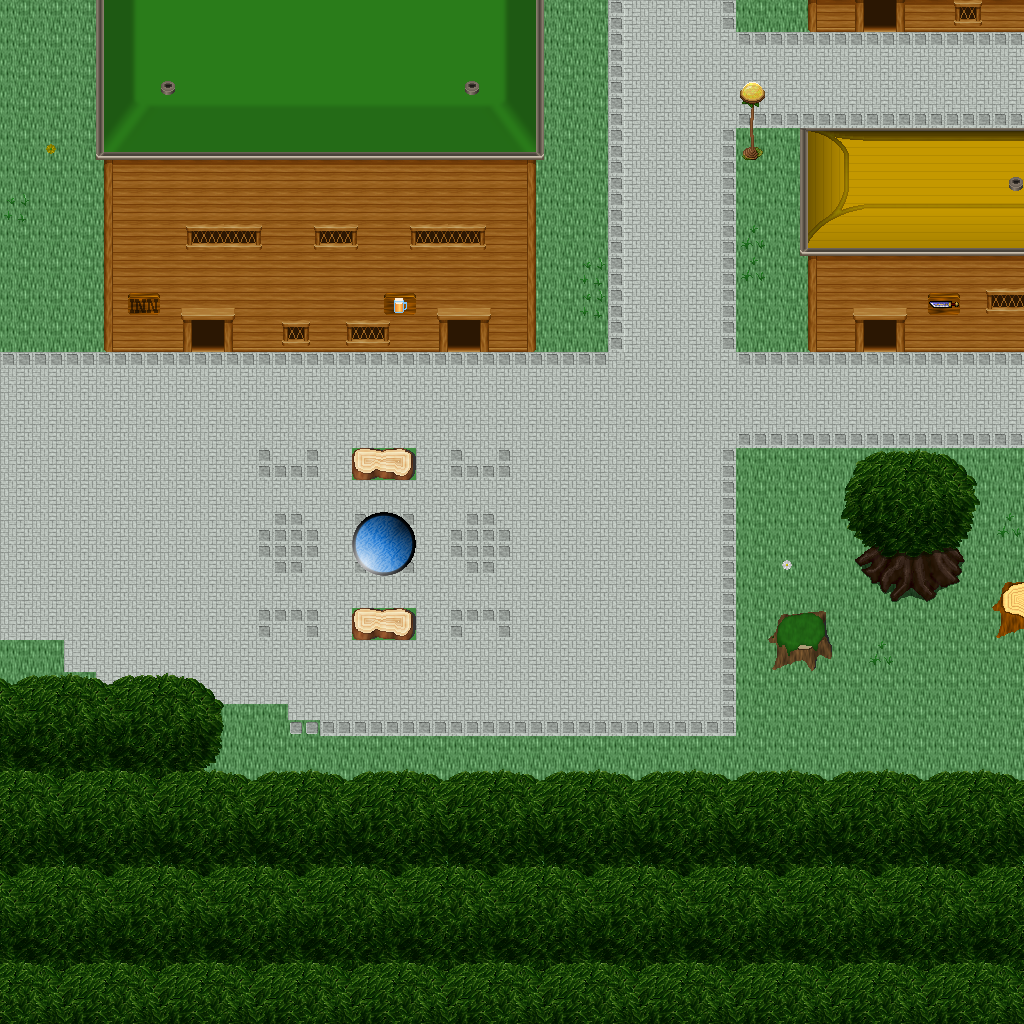

Tiled map render using the project's own tile images. Description and the map definition, with tile-layer contents summarised, below:
An orthogonal 32x32 tile map with 32x32 px tiles, 5 tile layers (Ground, Objects, Objects2, Above, ...), 1 hidden layer not drawn, 53 tilesets.

<map version="1.10" tiledversion="1.11.0" orientation="orthogonal" renderorder="right-down" width="32" height="32" tilewidth="32" tileheight="32" infinite="0" nextlayerid="11" nextobjectid="1">
 <tileset firstgid="1" name="ground_ground" tilewidth="32" tileheight="32" tilecount="33" columns="3">
  <image source="../drawable/ground_ground.png" width="96" height="352" />
 </tileset>
 <tileset firstgid="34" name="building_castle" tilewidth="32" tileheight="32" tilecount="320" columns="20">
  <image source="../drawable/building_castle.png" width="640" height="512" />
 </tileset>
 <tileset firstgid="354" name="ground_square_patch" tilewidth="32" tileheight="32" tilecount="9" columns="3">
  <image source="../drawable/ground_square_patch.png" width="96" height="96" />
 </tileset>
 <tileset firstgid="363" name="building_decoration_banner" tilewidth="32" tileheight="32" tilecount="12" columns="1">
  <image source="../drawable/building_decoration_banner.png" width="32" height="384" />
 </tileset>
 <tileset firstgid="375" name="ground_water_pool" tilewidth="32" tileheight="32" tilecount="72" columns="3">
  <image source="../drawable/ground_water_pool.png" width="96" height="768" />
 </tileset>
 <tileset firstgid="447" name="building_wall_wall_brown" tilewidth="32" tileheight="32" tilecount="12" columns="3">
  <image source="../drawable/building_wall_wall_brown.png" width="96" height="128" />
 </tileset>
 <tileset firstgid="459" name="plant_grasses" tilewidth="32" tileheight="32" tilecount="6" columns="3">
  <image source="../drawable/plant_grasses.png" width="96" height="64" />
 </tileset>
 <tileset firstgid="465" name="plant_flower_daisy_white" tilewidth="32" tileheight="32" tilecount="8" columns="2">
  <image source="../drawable/plant_flower_daisy_white.png" width="64" height="128" />
 </tileset>
 <tileset firstgid="473" name="plant_tree_tree_darkgreen" tilewidth="32" tileheight="32" tilecount="88" columns="8">
  <image source="../drawable/plant_tree_tree_darkgreen.png" width="256" height="352" />
 </tileset>
 <tileset firstgid="561" name="plant_flower_daisy_red" tilewidth="32" tileheight="32" tilecount="8" columns="2">
  <image source="../drawable/plant_flower_daisy_red.png" width="64" height="128" />
 </tileset>
 <tileset firstgid="569" name="ground_grass_edges" tilewidth="32" tileheight="32" tilecount="36" columns="12">
  <image source="../drawable/ground_grass_edges.png" width="384" height="96" />
 </tileset>
 <tileset firstgid="605" name="ground_grass_corners" tilewidth="32" tileheight="32" tilecount="24" columns="6">
  <image source="../drawable/ground_grass_corners.png" width="192" height="128" />
 </tileset>
 <tileset firstgid="629" name="plant_bush_hedge" tilewidth="32" tileheight="32" tilecount="35" columns="5">
  <image source="../drawable/plant_bush_hedge.png" width="160" height="224" />
 </tileset>
 <tileset firstgid="664" name="ground_rock_pebbles" tilewidth="32" tileheight="32" tilecount="3" columns="1">
  <image source="../drawable/ground_rock_pebbles.png" width="32" height="96" />
 </tileset>
 <tileset firstgid="667" name="plant_bush_bushes" tilewidth="32" tileheight="32" tilecount="10" columns="5">
  <image source="../drawable/plant_bush_bushes.png" width="160" height="64" />
 </tileset>
 <tileset firstgid="677" name="building_roof_red" tilewidth="32" tileheight="32" tilecount="20" columns="5">
  <image source="../drawable/building_roof_red.png" width="160" height="128" />
 </tileset>
 <tileset firstgid="697" name="plant_flower_daisy_yellow" tilewidth="32" tileheight="32" tilecount="8" columns="2">
  <image source="../drawable/plant_flower_daisy_yellow.png" width="64" height="128" />
 </tileset>
 <tileset firstgid="705" name="plant_leaves" tilewidth="32" tileheight="32" tilecount="8" columns="4">
  <image source="../drawable/plant_leaves.png" width="128" height="64" />
 </tileset>
 <tileset firstgid="713" name="item_corpse_skull_pale" tilewidth="32" tileheight="32" tilecount="2" columns="2">
  <image source="../drawable/item_corpse_skull_pale.png" width="64" height="32" />
 </tileset>
 <tileset firstgid="715" name="building_roof_blue" tilewidth="32" tileheight="32" tilecount="20" columns="5">
  <image source="../drawable/building_roof_blue.png" width="160" height="128" />
 </tileset>
 <tileset firstgid="735" name="plant_cactus" tilewidth="32" tileheight="32" tilecount="2" columns="1">
  <image source="../drawable/plant_cactus.png" width="32" height="64" />
 </tileset>
 <tileset firstgid="737" name="plant_flower_daisy_blue" tilewidth="32" tileheight="32" tilecount="8" columns="2">
  <image source="../drawable/plant_flower_daisy_blue.png" width="64" height="128" />
 </tileset>
 <tileset firstgid="745" name="plant_stump_stump_brown" tilewidth="32" tileheight="32" tilecount="4" columns="2">
  <image source="../drawable/plant_stump_stump_brown.png" width="64" height="64" />
 </tileset>
 <tileset firstgid="749" name="plant_stump_rectangular" tilewidth="32" tileheight="32" tilecount="4" columns="2">
  <image source="../drawable/plant_stump_rectangular.png" width="64" height="64" />
 </tileset>
 <tileset firstgid="753" name="furniture_carpet_border" tilewidth="32" tileheight="32" tilecount="12" columns="3">
  <image source="../drawable/furniture_carpet_border.png" width="96" height="128" />
 </tileset>
 <tileset firstgid="765" name="ground_pothole" tilewidth="32" tileheight="32" tilecount="4" columns="4">
  <image source="../drawable/ground_pothole.png" width="128" height="32" />
 </tileset>
 <tileset firstgid="769" name="furniture_carpet_carpets" tilewidth="32" tileheight="32" tilecount="8" columns="4">
  <image source="../drawable/furniture_carpet_carpets.png" width="128" height="64" />
 </tileset>
 <tileset firstgid="777" name="building_roof_yellow" tilewidth="32" tileheight="32" tilecount="20" columns="5">
  <image source="../drawable/building_roof_yellow.png" width="160" height="128" />
 </tileset>
 <tileset firstgid="797" name="plant_stump_stump_green" tilewidth="32" tileheight="32" tilecount="4" columns="2">
  <image source="../drawable/plant_stump_stump_green.png" width="64" height="64" />
 </tileset>
 <tileset firstgid="801" name="item_pot_pot_golden_centred" tilewidth="32" tileheight="32" tilecount="3" columns="3">
  <image source="../drawable/item_pot_pot_golden_centred.png" width="96" height="32" />
 </tileset>
 <tileset firstgid="804" name="building_roof_green" tilewidth="32" tileheight="32" tilecount="20" columns="5">
  <image source="../drawable/building_roof_green.png" width="160" height="128" />
 </tileset>
 <tileset firstgid="824" name="item_statue_fairypool" tilewidth="32" tileheight="32" tilecount="16" columns="2">
  <image source="../drawable/item_statue_fairypool.png" width="64" height="256" />
 </tileset>
 <tileset firstgid="840" name="building_window_window_left" tilewidth="32" tileheight="32" tilecount="2" columns="2">
  <image source="../drawable/building_window_window_left.png" width="64" height="32" />
 </tileset>
 <tileset firstgid="842" name="building_window_window_long" tilewidth="32" tileheight="32" tilecount="3" columns="3">
  <image source="../drawable/building_window_window_long.png" width="96" height="32" />
 </tileset>
 <tileset firstgid="845" name="building_door_door_n" tilewidth="32" tileheight="32" tilecount="6" columns="3">
  <image source="../drawable/building_door_door_n.png" width="96" height="64" />
 </tileset>
 <tileset firstgid="851" name="item_postbox" tilewidth="32" tileheight="32" tilecount="4" columns="2">
  <image source="../drawable/item_postbox.png" width="64" height="64" />
 </tileset>
 <tileset firstgid="855" name="building_window_window_right" tilewidth="32" tileheight="32" tilecount="2" columns="2">
  <image source="../drawable/building_window_window_right.png" width="64" height="32" />
 </tileset>
 <tileset firstgid="857" name="building_decoration_blue_circle" tilewidth="32" tileheight="32" tilecount="4" columns="2">
  <image source="../drawable/building_decoration_blue_circle.png" width="64" height="64" />
 </tileset>
 <tileset firstgid="861" name="plant_indoor_flower_baskets" tilewidth="32" tileheight="32" tilecount="3" columns="1">
  <image source="../drawable/plant_indoor_flower_baskets.png" width="32" height="96" />
 </tileset>
 <tileset firstgid="864" name="building_decoration_chimney_big" tilewidth="32" tileheight="32" tilecount="2" columns="1">
  <image source="../drawable/building_decoration_chimney_big.png" width="32" height="64" />
 </tileset>
 <tileset firstgid="866" name="building_decoration_banner_long" tilewidth="32" tileheight="32" tilecount="3" columns="3">
  <image source="../drawable/building_decoration_banner_long.png" width="96" height="32" />
 </tileset>
 <tileset firstgid="869" name="building_decoration_chimney" tilewidth="32" tileheight="32" tilecount="2" columns="1">
  <image source="../drawable/building_decoration_chimney.png" width="32" height="64" />
 </tileset>
 <tileset firstgid="871" name="building_decoration_longhorn_skull" tilewidth="32" tileheight="32" tilecount="6" columns="3">
  <image source="../drawable/building_decoration_longhorn_skull.png" width="96" height="64" />
 </tileset>
 <tileset firstgid="877" name="building_decoration_library_banner" tilewidth="32" tileheight="32" tilecount="6" columns="3">
  <image source="../drawable/building_decoration_library_banner.png" width="96" height="64" />
 </tileset>
 <tileset firstgid="883" name="logic_creature_elf" tilewidth="32" tileheight="32" tilecount="16" columns="8">
  <image source="../drawable/logic_creature_elf.png" width="256" height="64" />
 </tileset>
 <tileset firstgid="899" name="logic_portal" tilewidth="32" tileheight="32" tilecount="24" columns="8">
  <image source="../drawable/logic_portal.png" width="256" height="96" />
 </tileset>
 <tileset firstgid="923" name="logic_collision" tilewidth="32" tileheight="32" tilecount="1" columns="1">
  <image source="../drawable/logic_collision.png" width="32" height="32" />
 </tileset>
 <tileset firstgid="924" name="ground_green_paving" tilewidth="32" tileheight="32" tilecount="18" columns="3">
  <image source="../drawable/ground_green_paving.png" width="96" height="192" />
 </tileset>
 <tileset firstgid="942" name="light_door_light" tilewidth="32" tileheight="32" tilecount="12" columns="3">
  <image source="../drawable/light_door_light.png" width="96" height="128" />
 </tileset>
 <tileset firstgid="954" name="furniture_light_roots_lamp" tilewidth="32" tileheight="32" tilecount="6" columns="2">
  <image source="../drawable/furniture_light_roots_lamp.png" width="64" height="96" />
 </tileset>
 <tileset firstgid="960" name="light_dim_yellow_light_7x5" tilewidth="32" tileheight="32" tilecount="35" columns="7">
  <image source="../drawable/light_dim_yellow_light_7x5.png" width="224" height="160" />
 </tileset>
 <tileset firstgid="995" name="light_yellow_light_5x5" tilewidth="32" tileheight="32" tilecount="25" columns="5">
  <image source="../drawable/light_yellow_light_5x5.png" width="160" height="160" />
 </tileset>
 <tileset firstgid="1020" name="building_decoration_shop_banners" tilewidth="32" tileheight="32" tilecount="8" columns="8">
  <image source="../drawable/building_decoration_shop_banners.png" width="256" height="32" />
 </tileset>
 <layer id="1" name="Ground" width="32" height="32">
  <data>[1024 cells, 1024 non-empty, 3 distinct tile ids]</data>
 </layer>
 <layer id="2" name="Objects" width="32" height="32">
  <data>[1024 cells, 254 non-empty, 39 distinct tile ids]</data>
 </layer>
 <layer id="3" name="Objects2" width="32" height="32">
  <data>[1024 cells, 54 non-empty, 21 distinct tile ids]</data>
 </layer>
 <layer id="4" name="Above" width="32" height="32">
  <data>[1024 cells, 388 non-empty, 68 distinct tile ids]</data>
 </layer>
 <layer id="5" name="Above2" width="32" height="32">
  <data>[1024 cells, 15 non-empty, 6 distinct tile ids]</data>
 </layer>
 <layer id="6" name="Walkable" width="32" height="32" visible="0">
  <data>[1024 cells, 379 non-empty, 1 distinct tile ids]</data>
 </layer>
 <objectgroup id="7" name="Mapevents" />
 <objectgroup id="8" name="Spawn" />
 <objectgroup id="9" name="Keys" />
 <objectgroup id="10" name="Replace" />
</map>
